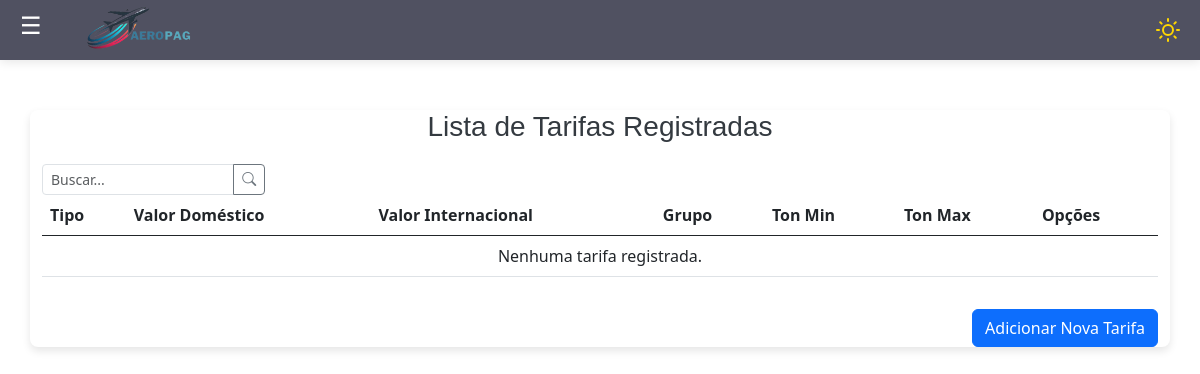
The app's page /tarifas/ (signed in), older data.
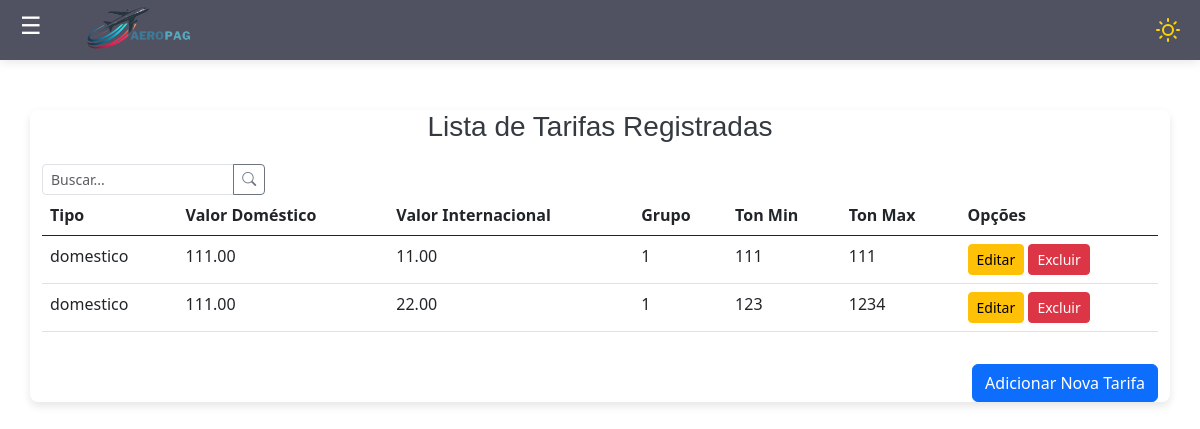
The same page, newer data.
### tarifas/models.py (models this page shows, shortened)
class Tarifa(models.Model):
    tar_codigo = models.AutoField(primary_key=True)
    tar_tipo = models.CharField(max_length=255)
    tar_valor_domestico = models.DecimalField(max_digits=10, decimal_places=2)
    tar_valor_internacional = models.DecimalField(max_digits=10, decimal_places=2)
    tar_grupo = models.IntegerField()
    tar_ton_min = models.IntegerField()
    tar_ton_max = models.IntegerField()
    usuario = models.ForeignKey(User, on_delete=models.PROTECT)

### tarifas/views.py (the view)
# urls.py: path('tarifas/', TarifaList.as_view(), name='listar-tarifas'),
class TarifaList(LoginRequiredMixin, ListView):
    login_url = reverse_lazy('login')
    model = Tarifa
    template_name = 'listas/tarifa.html'
    def get_queryset(self):
        return Tarifa.objects.filter(usuario=self.request.user)

### tarifas/templates/listas/tarifa.html (shortened to what this page needs)
{% extends 'modelo.html' %}
{% load static %}
{% block conteudo %}
<link href="https://cdn.jsdelivr.net/npm/bootstrap@5.3.0-alpha1/dist/css/bootstrap.min.css" rel="stylesheet">
<link rel="stylesheet" href="https://cdnjs.cloudflare.com/ajax/libs/font-awesome/6.0.0-beta3/css/all.min.css">
<div class="container">
    <h3>Lista de Tarifas Registradas</h3>
    <div class="input-group" style="max-width: 20%;">
        <input type="text" class="form-control form-control-sm" id="search-tarifa" placeholder="Buscar...">
        <button class="btn btn-outline-secondary btn-sm" type="button">
            <i class="bi bi-search"></i>
        </button>
    </div>
    <div class="table-responsive">
        <table class="table" id="tarifas-table">
            <thead>
                <tr>
                    <th>Tipo</th>
                    <th>Valor Doméstico</th>
                    <th>Valor Internacional</th>
                    <th>Grupo</th>
                    <th>Ton Min</th>
                    <th>Ton Max</th>
                    <th>Opções</th>
                </tr>
            </thead>
            <tbody>
                {% for tarifa in object_list %}
                <tr id="linha-tarifa-{{ tarifa.pk }}">
                    <td class="tipo">{{ tarifa.tar_tipo }}</td>
                    <td class="valor-domestico">{{ tarifa.tar_valor_domestico }}</td>
                    <td class="valor-internacional">{{ tarifa.tar_valor_internacional }}</td>
                    <td class="grupo">{{ tarifa.tar_grupo }}</td>
                    <td class="ton-min">{{ tarifa.tar_ton_min }}</td>
                    <td class="ton-max">{{ tarifa.tar_ton_max }}</td>
                    <td>
                        <a href="{% url 'editar-tarifa' tarifa.pk %}" class="btn btn-warning btn-sm" title="Editar">Editar</a>
                        <form action="{% url 'excluir-tarifa' tarifa.pk %}" method="POST" style="display:inline;">
                            <button type="submit" class="btn btn-danger btn-sm" title="Excluir">Excluir</button>
                        </form>
                    </td>
                </tr>
                {% empty %}
                <tr>
                    <td colspan="7" class="text-center">Nenhuma tarifa registrada.</td>
                </tr>
                {% endfor %}
            </tbody>
        </table>
    </div>
    <div class="text-end mt-3">
        <a href="{% url 'criar-tarifa' %}" class="btn btn-primary">Adicionar Nova Tarifa</a>
    </div>
</div>
{% endblock %}

### paginas/templates/modelo.html (shortened to what this page needs)
{% load static %}
<!DOCTYPE html>
<html lang="pt-br">
<head>
    <link rel="stylesheet" href="{% static 'css/bootstrap.min.css' %}">
    <link rel="stylesheet" href="{% static 'css/estilo.css' %}">
    <link href="https://cdn.jsdelivr.net/npm/bootstrap-icons/font/bootstrap-icons.css" rel="stylesheet">
</head>
<body>
    <header class="header-bar">
        <div class="menu-logo-container">
            <span class="menu-icon" onclick="toggleSidebar()">☰</span>
            <img src="{% static 'img/copia02.png' %}" alt="Logo" class="logo" />
        </div>
        <div class="theme-icons">
        </div>
    </header>
<div class="content" id="content">
    {% block conteudo %}
    {% endblock %}
</body>
</html>

### static/css/estilo.css (style rules this page uses)
body { background-color: #84aea4; }

### paginas/templates/modelo.html (style rules this page uses)
.header-bar { width: 100%; background-color: rgb(80, 81, 97); color: white; padding: 10px 20px; display: flex; align-items: center; justify-content: space-between; position: fixed; top: 0; z-index: 999; height: 60px; box-shadow: 0 2px 10px rgba(0, 0, 0, 0.1); }
.theme-icons { display: flex; align-items: center; justify-content: flex-end; margin-left: auto; }
#sun-icon, #moon-icon { width: 24px; height: 24px; cursor: pointer; transition: transform 0.3s ease; margin-left: 10px; }
body { margin: 0; font-family: Arial, sans-serif; display: flex; min-height: 100vh; overflow-x: hidden; flex-direction: column; background-color: white; transition: background-color 0.3s, color 0.3s; }
body.light { background-color: #ffffff; color: #000000; }
.content { margin-left: 0; transition: margin-left 0.3s ease; padding: 20px; margin-top: 60px; }
.form-control { border-radius: 20px; padding-left: 30px; }
.menu-icon { font-size: 24px; cursor: pointer; margin-right: 30px; }
.logo { width: 130px; height: auto; margin-right: 20px; padding-top: 10px; }

### tarifas/templates/listas/tarifa.html (style rules this page uses)
h3 { text-align: center; }
body { background-color: #e9eaeb; }
.container { margin-top: 30px; border-radius: 8px; background-color: white; box-shadow: 0 4px 8px rgba(0, 0, 0, 0.1); }
h3 { color: #343a40; margin-bottom: 20px; }

Row changes from the older to the newer data that the page shows:
added Tarifa: tar_tipo "domestico", tar_valor_domestico "111.00", tar_valor_internacional "11.00", tar_grupo "1", tar_ton_min "111", tar_ton_max "111"
added Tarifa: tar_tipo "domestico", tar_valor_domestico "111.00", tar_valor_internacional "22.00", tar_grupo "1", tar_ton_min "123", tar_ton_max "1234"
Text that changed along with them:
text no longer shown: "Nenhuma tarifa registrada."
